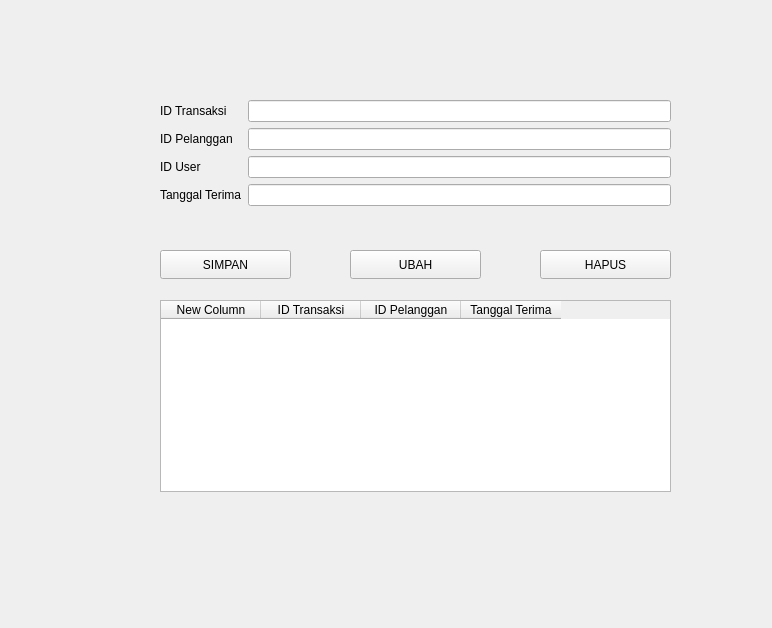
<?xml version="1.0" encoding="UTF-8"?>
<ui version="4.0">
 <class>Form</class>
 <widget class="QWidget" name="Form">
  <property name="geometry">
   <rect>
    <x>0</x>
    <y>0</y>
    <width>772</width>
    <height>628</height>
   </rect>
  </property>
  <property name="windowTitle">
   <string>Form</string>
  </property>
  <widget class="QWidget" name="formLayoutWidget">
   <property name="geometry">
    <rect>
     <x>160</x>
     <y>100</y>
     <width>511</width>
     <height>135</height>
    </rect>
   </property>
   <layout class="QFormLayout" name="formLayout">
    <item row="0" column="0">
     <widget class="QLabel" name="iDTransaksiLabel">
      <property name="text">
       <string>ID Transaksi</string>
      </property>
     </widget>
    </item>
    <item row="0" column="1">
     <widget class="QLineEdit" name="editID"/>
    </item>
    <item row="1" column="0">
     <widget class="QLabel" name="iDPelangganLabel">
      <property name="text">
       <string>ID Pelanggan</string>
      </property>
     </widget>
    </item>
    <item row="1" column="1">
     <widget class="QLineEdit" name="editPelanggan"/>
    </item>
    <item row="2" column="0">
     <widget class="QLabel" name="iDUserLabel">
      <property name="text">
       <string>ID User</string>
      </property>
     </widget>
    </item>
    <item row="2" column="1">
     <widget class="QLineEdit" name="editUser"/>
    </item>
    <item row="3" column="0">
     <widget class="QLabel" name="tanggalTerimaLabel">
      <property name="text">
       <string>Tanggal Terima</string>
      </property>
     </widget>
    </item>
    <item row="3" column="1">
     <widget class="QLineEdit" name="editTanggal"/>
    </item>
   </layout>
  </widget>
  <widget class="QPushButton" name="btnSimpan">
   <property name="geometry">
    <rect>
     <x>160</x>
     <y>250</y>
     <width>131</width>
     <height>29</height>
    </rect>
   </property>
   <property name="text">
    <string>SIMPAN</string>
   </property>
  </widget>
  <widget class="QPushButton" name="btnUbah">
   <property name="geometry">
    <rect>
     <x>350</x>
     <y>250</y>
     <width>131</width>
     <height>29</height>
    </rect>
   </property>
   <property name="text">
    <string>UBAH</string>
   </property>
  </widget>
  <widget class="QPushButton" name="btnHapus">
   <property name="geometry">
    <rect>
     <x>540</x>
     <y>250</y>
     <width>131</width>
     <height>29</height>
    </rect>
   </property>
   <property name="text">
    <string>HAPUS</string>
   </property>
  </widget>
  <widget class="QTableWidget" name="tabelTransaksi">
   <property name="geometry">
    <rect>
     <x>160</x>
     <y>300</y>
     <width>511</width>
     <height>192</height>
    </rect>
   </property>
   <column>
    <property name="text">
     <string>New Column</string>
    </property>
   </column>
   <column>
    <property name="text">
     <string>ID Transaksi</string>
    </property>
   </column>
   <column>
    <property name="text">
     <string>ID Pelanggan</string>
    </property>
   </column>
   <column>
    <property name="text">
     <string>Tanggal Terima</string>
    </property>
   </column>
  </widget>
 </widget>
 <resources/>
 <connections/>
</ui>
